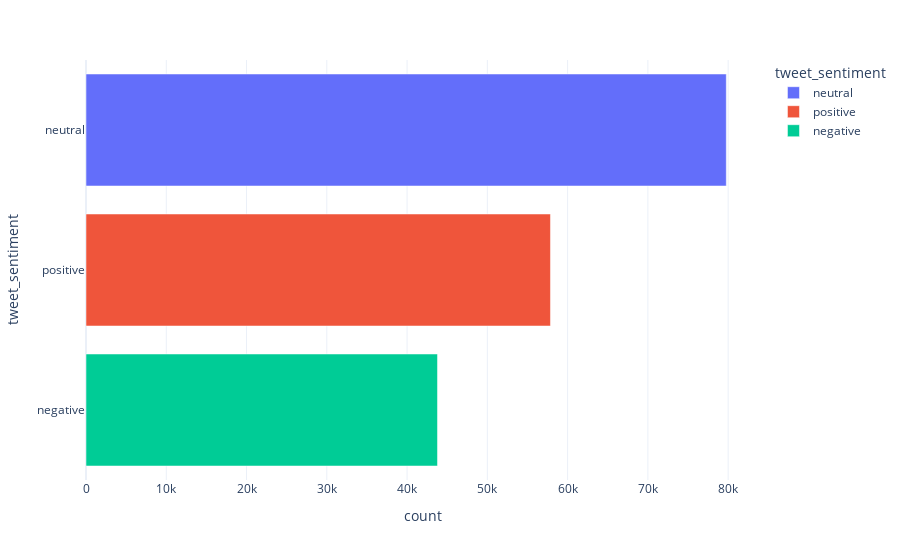

Source (notebook cell):
### Markdown cell above
##### Distribution of **tweets** sentiments

### Code cell
df_sentiments = sg_tweets.value_counts(subset=['tweet_sentiment']).reset_index(name='count').sort_values(['count'], ascending=False)

fig = px.bar(df_sentiments, x="count", y="tweet_sentiment", orientation='h', template="plotly_white", color="tweet_sentiment")
fig.show()

### Figure 1 — Plotly figure (JSON) as saved in the notebook; plotly's stock layout.template omitted (floating-point values rounded to 4 significant figures)
{"data": [{"alignmentgroup": "True", "hovertemplate": "tweet_sentiment=%{y}<br>count=%{x}<extra></extra>", "legendgroup": "neutral", "marker": {"color": "#636efa", "pattern": {"shape": ""}}, "name": "neutral", "offsetgroup": "neutral", "orientation": "h", "showlegend": true, "textposition": "auto", "type": "bar", "x": [79770], "xaxis": "x", "y": ["neutral"], "yaxis": "y"}, {"alignmentgroup": "True", "hovertemplate": "tweet_sentiment=%{y}<br>count=%{x}<extra></extra>", "legendgroup": "positive", "marker": {"color": "#EF553B", "pattern": {"shape": ""}}, "name": "positive", "offsetgroup": "positive", "orientation": "h", "showlegend": true, "textposition": "auto", "type": "bar", "x": [57863], "xaxis": "x", "y": ["positive"], "yaxis": "y"}, {"alignmentgroup": "True", "hovertemplate": "tweet_sentiment=%{y}<br>count=%{x}<extra></extra>", "legendgroup": "negative", "marker": {"color": "#00cc96", "pattern": {"shape": ""}}, "name": "negative", "offsetgroup": "negative", "orientation": "h", "showlegend": true, "textposition": "auto", "type": "bar", "x": [43790], "xaxis": "x", "y": ["negative"], "yaxis": "y"}], "layout": {"autosize": true, "barmode": "relative", "legend": {"title": {"text": "tweet_sentiment"}, "tracegroupgap": 0}, "margin": {"t": 60}, "xaxis": {"anchor": "y", "autorange": true, "domain": [0, 1], "range": [0, 83970.0], "title": {"text": "count"}, "type": "linear"}, "yaxis": {"anchor": "x", "autorange": true, "categoryarray": ["negative", "positive", "neutral"], "categoryorder": "array", "domain": [0, 1], "range": [-0.5, 2.5], "title": {"text": "tweet_sentiment"}, "type": "category"}}}
